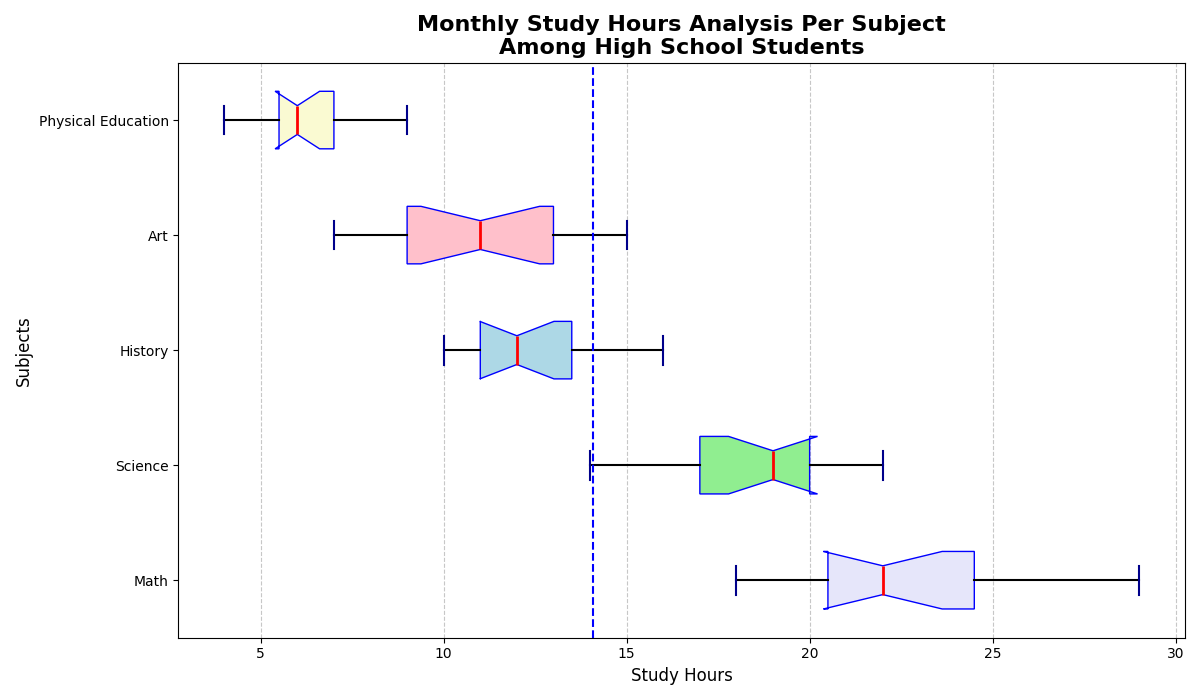

The Python source for this figure:
import matplotlib.pyplot as plt
import numpy as np

# Data: Hours spent on each subject by students over a month
study_data = [
    [20, 22, 19, 21, 23, 24, 22, 21, 25, 26, 28, 29, 18, 20, 21],  # Math
    [18, 17, 16, 19, 20, 22, 21, 19, 18, 17, 15, 14, 19, 20, 21],  # Science
    [10, 12, 11, 13, 14, 15, 13, 14, 16, 11, 10, 12, 10, 11, 12],  # History
    [8, 9, 7, 10, 12, 15, 14, 11, 13, 13, 11, 9, 8, 10, 13],       # Art
    [5, 6, 7, 6, 8, 9, 7, 6, 5, 4, 5, 6, 6, 7, 8]                  # Physical Education
]

subjects = ['Math', 'Science', 'History', 'Art', 'Physical Education']

# Create the horizontal box plot
plt.figure(figsize=(12, 7))
bp = plt.boxplot(study_data, vert=False, patch_artist=True, notch=True,
                 boxprops=dict(color='blue'),
                 medianprops=dict(color='red', linewidth=2),
                 whiskerprops=dict(color='black', linewidth=1.5),
                 capprops=dict(color='darkblue', linewidth=1.5),
                 flierprops=dict(marker='o', color='orange', markersize=8, linestyle='none', markeredgecolor='orange'))

# Colors for each subject
colors = ['lavender', 'lightgreen', 'lightblue', 'pink', 'lightgoldenrodyellow']
for patch, color in zip(bp['boxes'], colors):
    patch.set_facecolor(color)

# Set title and labels
plt.title('Monthly Study Hours Analysis Per Subject\nAmong High School Students', fontsize=16, fontweight='bold')
plt.xlabel('Study Hours', fontsize=12)
plt.ylabel('Subjects', fontsize=12)

# Set y-tick labels
plt.yticks(range(1, len(subjects) + 1), subjects)

# Add gridlines for readability
plt.grid(axis='x', linestyle='--', alpha=0.7)

# Add a reference line for the average study time
average_study_time = np.mean([item for sublist in study_data for item in sublist])
plt.axvline(average_study_time, color='blue', linestyle='--', linewidth=1.5, label=f'Overall Average: {average_study_time:.2f} hrs')

# Adjust layout to avoid overlap
plt.tight_layout()

# Display the plot
plt.show()
